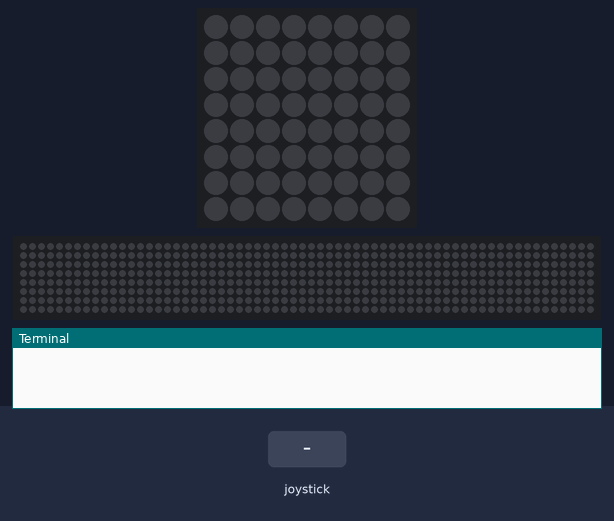
Simulated run of this program. Board: Raspberry Pi (BCM pin numbers) with a Sense HAT. Shown: the Sense HAT's 8×8 RGB LED matrix, a strip that is not on the board, showing the scrolling text unrolled, the last lines printed to the terminal. The test bench sets the inputs (shaded band). The 64×8 strip is a reading aid, not a part: it shows the text the matrix is scrolling, unrolled, one strip-width of it at a time; web requests get an empty 200 reply after 0.4 s.

Above: at 1.2 s.
1.3 s: joystick clicked
At 1.85 s:
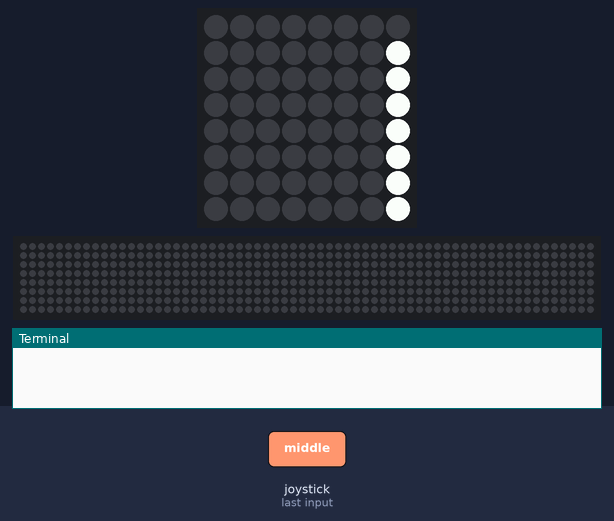
At 2.35 s:
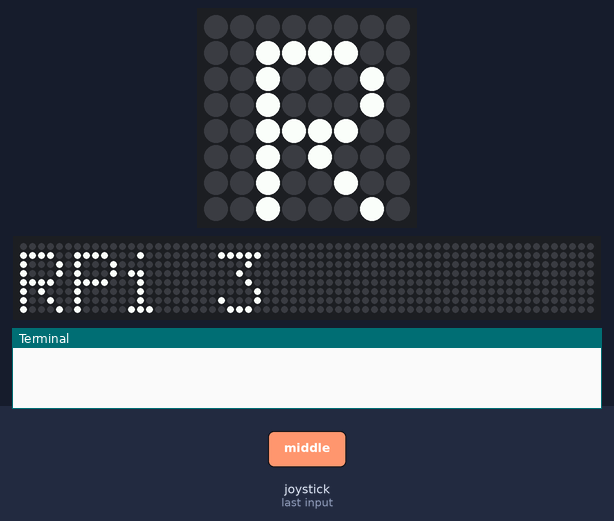
3.6 s: joystick clicked
At 5.97 s:
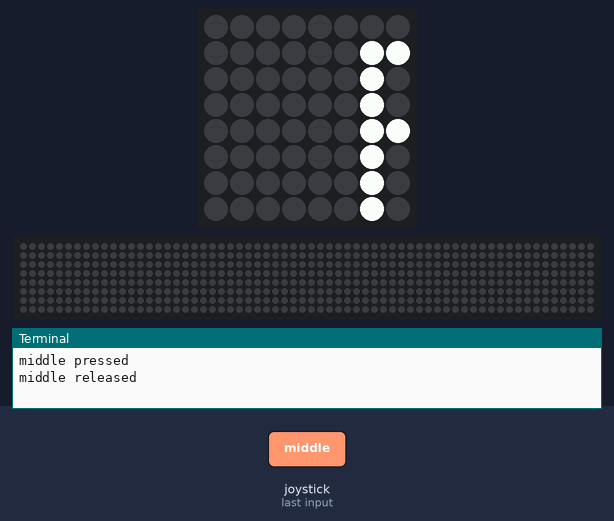

The program:

postTrigger.py
```python
# importing the requests library
from sense_hat import SenseHat
import requests

sense = SenseHat()

# defining the api-endpoint
API_ENDPOINT = "https://vsb5spplil.execute-api.us-east-1.amazonaws.com/update/trigger"

#data to be sent to api
data = {"deviceId":"RPi-Three"}

def trigger_event():
    # sending post request and saving response as response object
    r = requests.post(url = API_ENDPOINT, json = data)
    if r.ok:
        sense.show_message("RPi 3")

while True:
    for event in sense.stick.get_events():
        if event.direction == 'middle' and event.action == 'pressed':
            trigger_event()
        print(event.direction, event.action)
```

Measured:
- after the input at 1.3 s, the LEDs: change after 0.50 s (image 1)
- after the input at 3.6 s, the LEDs: first differ from a run without the input after 2.2 s (image 3 shows a later state)
